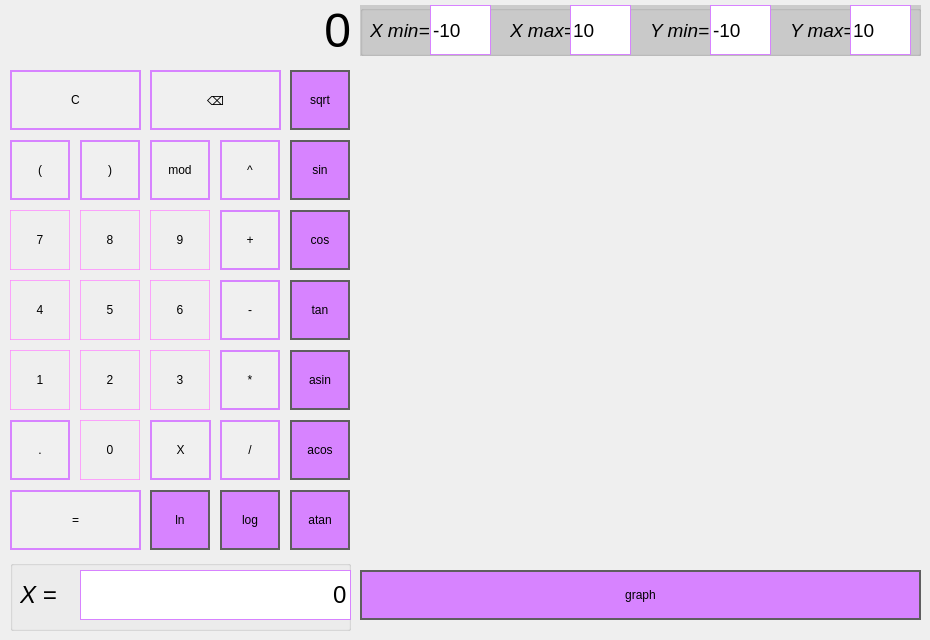
    <widget class="QWidget" name="tab">
     <attribute name="title">
      <string>Standart_Calc</string>
     </attribute>
     <widget class="QPushButton" name="pushButton_dot">
      <property name="geometry">
       <rect>
        <x>10</x>
        <y>420</y>
        <width>60</width>
        <height>60</height>
       </rect>
      </property>
      <property name="styleSheet">
       <string notr="true">QPushButton {
  background-color: rgba(255, 255, 255, 23);
  border: 2px solid rgb(215, 131, 255);
}
QPushButton:pressed {
    background-color: qlineargradient(x1: 0, y1: 0, x2: 0, y2: 1,
                                      stop: 0 #BEBEBE, stop: 1 #D7D7D7);
}</string>
      </property>
      <property name="text">
       <string>.</string>
      </property>
     </widget>
     <widget class="QPushButton" name="pushButton_acos">
      <property name="geometry">
       <rect>
        <x>290</x>
        <y>420</y>
        <width>60</width>
        <height>60</height>
       </rect>
      </property>
      <property name="styleSheet">
       <string notr="true">QPushButton {
  background-color: rgb(215, 131, 255);
  border: 2px solid rgb(95, 94, 95);
}
QPushButton:pressed {
    background-color: qlineargradient(x1: 0, y1: 0, x2: 0, y2: 1,
                                      stop: 0 #BEBEBE, stop: 1 #D7D7D7);
}</string>
      </property>
      <property name="text">
       <string>acos</string>
      </property>
     </widget>
     <widget class="QPushButton" name="pushButton_mod">
      <property name="geometry">
       <rect>
        <x>150</x>
        <y>140</y>
        <width>60</width>
        <height>60</height>
       </rect>
      </property>
      <property name="styleSheet">
       <string notr="true">QPushButton {
  background-color: rgba(255, 255, 255, 23);
  border: 2px solid rgb(215, 131, 255);
}
QPushButton:pressed {
    background-color: qlineargradient(x1: 0, y1: 0, x2: 0, y2: 1,
                                      stop: 0 #BEBEBE, stop: 1 #D7D7D7);
}</string>
      </property>
      <property name="text">
       <string>mod</string>
      </property>
     </widget>
     <widget class="QPushButton" name="pushButton_atg">
      <property name="geometry">
       <rect>
        <x>290</x>
        <y>490</y>
        <width>60</width>
        <height>60</height>
       </rect>
      </property>
      <property name="styleSheet">
       <string notr="true">QPushButton {
  background-color: rgb(215, 131, 255);
  border: 2px solid rgb(95, 94, 95);
}
QPushButton:pressed {
    background-color: qlineargradient(x1: 0, y1: 0, x2: 0, y2: 1,
                                      stop: 0 #BEBEBE, stop: 1 #D7D7D7);
}</string>
      </property>
      <property name="text">
       <string>atan</string>
      </property>
     </widget>
     <widget class="QPushButton" name="pushButton_8">
      <property name="geometry">
       <rect>
        <x>80</x>
        <y>210</y>
        <width>60</width>
        <height>60</height>
       </rect>
      </property>
      <property name="styleSheet">
       <string notr="true">QPushButton {
   border: 1px solid rgba(255, 133, 255, 186);
}
QPushButton:pressed {
    background-color: qlineargradient(x1: 0, y1: 0, x2: 0, y2: 1,
                                      stop: 0 #dadbde, stop: 1 #f6f7fa);
}</string>
      </property>
      <property name="text">
       <string>8</string>
      </property>
     </widget>
     <widget class="QPushButton" name="pushButton_asin">
      <property name="geometry">
       <rect>
        <x>290</x>
        <y>350</y>
        <width>60</width>
        <height>60</height>
       </rect>
      </property>
      <property name="styleSheet">
       <string notr="true">QPushButton {
  background-color: rgb(215, 131, 255);
  border: 2px solid rgb(95, 94, 95);
}
QPushButton:pressed {
    background-color: qlineargradient(x1: 0, y1: 0, x2: 0, y2: 1,
                                      stop: 0 #BEBEBE, stop: 1 #D7D7D7);
}</string>
      </property>
      <property name="text">
       <string>asin</string>
      </property>
     </widget>
     <widget class="QPushButton" name="pushButton_4">
      <property name="geometry">
       <rect>
        <x>10</x>
        <y>280</y>
        <width>60</width>
        <height>60</height>
       </rect>
      </property>
      <property name="styleSheet">
       <string notr="true">QPushButton {
   border: 1px solid rgba(255, 133, 255, 186);
}
QPushButton:pressed {
    background-color: qlineargradient(x1: 0, y1: 0, x2: 0, y2: 1,
                                      stop: 0 #dadbde, stop: 1 #f6f7fa);
}</string>
      </property>
      <property name="text">
       <string>4</string>
      </property>
     </widget>
     <widget class="QPushButton" name="pushButton_div">
      <property name="geometry">
       <rect>
        <x>220</x>
        <y>420</y>
        <width>60</width>
        <height>60</height>
       </rect>
      </property>
      <property name="styleSheet">
       <string notr="true">QPushButton {
  background-color: rgba(255, 255, 255, 23);
  border: 2px solid rgb(215, 131, 255);
}
QPushButton:pressed {
    background-color: qlineargradient(x1: 0, y1: 0, x2: 0, y2: 1,
                                      stop: 0 #BEBEBE, stop: 1 #D7D7D7);
}</string>
      </property>
      <property name="text">
       <string>/</string>
      </property>
     </widget>
     <widget class="QPushButton" name="pushButton_5">
      <property name="geometry">
       <rect>
        <x>80</x>
        <y>280</y>
        <width>60</width>
        <height>60</height>
       </rect>
      </property>
      <property name="styleSheet">
       <string notr="true">QPushButton {
   border: 1px solid rgba(255, 133, 255, 186);
}
QPushButton:pressed {
    background-color: qlineargradient(x1: 0, y1: 0, x2: 0, y2: 1,
                                      stop: 0 #dadbde, stop: 1 #f6f7fa);
}</string>
      </property>
      <property name="text">
       <string>5</string>
      </property>
     </widget>
     <widget class="QPushButton" name="pushButton_minus">
      <property name="geometry">
       <rect>
        <x>220</x>
        <y>280</y>
        <width>60</width>
        <height>60</height>
       </rect>
      </property>
      <property name="styleSheet">
       <string notr="true">QPushButton {
  background-color: rgba(255, 255, 255, 23);
  border: 2px solid rgb(215, 131, 255);
}
QPushButton:pressed {
    background-color: qlineargradient(x1: 0, y1: 0, x2: 0, y2: 1,
                                      stop: 0 #BEBEBE, stop: 1 #D7D7D7);
}</string>
      </property>
      <property name="text">
       <string>-</string>
      </property>
     </widget>
     <widget class="QPushButton" name="pushButton_9">
      <property name="geometry">
       <rect>
        <x>150</x>
        <y>210</y>
        <width>60</width>
        <height>60</height>
       </rect>
      </property>
      <property name="styleSheet">
       <string notr="true">QPushButton {
   border: 1px solid rgba(255, 133, 255, 186);
}
QPushButton:pressed {
    background-color: qlineargradient(x1: 0, y1: 0, x2: 0, y2: 1,
                                      stop: 0 #dadbde, stop: 1 #f6f7fa);
}</string>
      </property>
      <property name="text">
       <string>9</string>
      </property>
     </widget>
     <widget class="QPushButton" name="pushButton_bracket2">
      <property name="geometry">
       <rect>
        <x>80</x>
        <y>140</y>
        <width>60</width>
        <height>60</height>
       </rect>
      </property>
      <property name="styleSheet">
       <string notr="true">QPushButton {
  background-color: rgba(255, 255, 255, 23);
  border: 2px solid rgb(215, 131, 255);
}
QPushButton:pressed {
    background-color: qlineargradient(x1: 0, y1: 0, x2: 0, y2: 1,
                                      stop: 0 #BEBEBE, stop: 1 #D7D7D7);
}</string>
      </property>
      <property name="text">
       <string>)</string>
      </property>
     </widget>
     <widget class="QPushButton" name="pushButton_3">
      <property name="geometry">
       <rect>
        <x>150</x>
        <y>350</y>
        <width>60</width>
        <height>60</height>
       </rect>
      </property>
      <property name="styleSheet">
       <string notr="true">QPushButton {
   border: 1px solid rgba(255, 133, 255, 186);
}
QPushButton:pressed {
    background-color: qlineargradient(x1: 0, y1: 0, x2: 0, y2: 1,
                                      stop: 0 #dadbde, stop: 1 #f6f7fa);
}</string>
      </property>
      <property name="text">
       <string>3</string>
      </property>
     </widget>
     <widget class="QPushButton" name="pushButton_2">
      <property name="geometry">
       <rect>
        <x>80</x>
        <y>350</y>
        <width>60</width>
        <height>60</height>
       </rect>
      </property>
      <property name="styleSheet">
       <string notr="true">QPushButton {
   border: 1px solid rgba(255, 133, 255, 186);
}
QPushButton:pressed {
    background-color: qlineargradient(x1: 0, y1: 0, x2: 0, y2: 1,
                                      stop: 0 #dadbde, stop: 1 #f6f7fa);
}</string>
      </property>
      <property name="text">
       <string>2</string>
      </property>
     </widget>
     <widget class="QPushButton" name="pushButton_sin">
      <property name="geometry">
       <rect>
        <x>290</x>
        <y>140</y>
        <width>60</width>
        <height>60</height>
       </rect>
      </property>
      <property name="styleSheet">
       <string notr="true">QPushButton {
  background-color: rgb(215, 131, 255);
  border: 2px solid rgb(95, 94, 95);
}
QPushButton:pressed {
    background-color: qlineargradient(x1: 0, y1: 0, x2: 0, y2: 1,
                                      stop: 0 #BEBEBE, stop: 1 #D7D7D7);
}</string>
      </property>
      <property name="text">
       <string>sin</string>
      </property>
     </widget>
     <widget class="QPushButton" name="pushButton_bracket1">
      <property name="geometry">
       <rect>
        <x>10</x>
        <y>140</y>
        <width>60</width>
        <height>60</height>
       </rect>
      </property>
      <property name="styleSheet">
       <string notr="true">QPushButton {
  background-color: rgba(255, 255, 255, 23);
  border: 2px solid rgb(215, 131, 255);
}
QPushButton:pressed {
    background-color: qlineargradient(x1: 0, y1: 0, x2: 0, y2: 1,
                                      stop: 0 #BEBEBE, stop: 1 #D7D7D7);
}</string>
      </property>
      <property name="text">
       <string>(</string>
      </property>
     </widget>
     <widget class="QPushButton" name="pushButton_X">
      <property name="geometry">
       <rect>
        <x>150</x>
        <y>420</y>
        <width>61</width>
        <height>60</height>
       </rect>
      </property>
      <property name="styleSheet">
       <string notr="true">QPushButton {
  background-color: rgba(255, 255, 255, 23);
  border: 2px solid rgb(215, 131, 255);
}
QPushButton:pressed {
    background-color: qlineargradient(x1: 0, y1: 0, x2: 0, y2: 1,
                                      stop: 0 #BEBEBE, stop: 1 #D7D7D7);
}</string>
      </property>
      <property name="text">
       <string>X</string>
      </property>
     </widget>
     <widget class="QPushButton" name="pushButton_AC">
      <property name="geometry">
       <rect>
        <x>10</x>
        <y>70</y>
        <width>131</width>
        <height>60</height>
       </rect>
      </property>
      <property name="styleSheet">
       <string notr="true">QPushButton {
  background-color: rgba(255, 255, 255, 23);
  border: 2px solid rgb(215, 131, 255);
}
QPushButton:pressed {
    background-color: qlineargradient(x1: 0, y1: 0, x2: 0, y2: 1,
                                      stop: 0 #BEBEBE, stop: 1 #D7D7D7);
}</string>
      </property>
      <property name="text">
       <string>C</string>
      </property>
     </widget>
     <widget class="QPushButton" name="pushButton_ln">
      <property name="geometry">
       <rect>
        <x>150</x>
        <y>490</y>
        <width>60</width>
        <height>60</height>
       </rect>
      </property>
      <property name="styleSheet">
       <string notr="true">QPushButton {
  background-color: rgb(215, 131, 255);
  border: 2px solid rgb(95, 94, 95);
}
QPushButton:pressed {
    background-color: qlineargradient(x1: 0, y1: 0, x2: 0, y2: 1,
                                      stop: 0 #BEBEBE, stop: 1 #D7D7D7);
}</string>
      </property>
      <property name="text">
       <string>ln</string>
      </property>
     </widget>
     <widget class="QPushButton" name="pushButton_1">
      <property name="geometry">
       <rect>
        <x>10</x>
        <y>350</y>
        <width>60</width>
        <height>60</height>
       </rect>
      </property>
      <property name="styleSheet">
       <string notr="true">QPushButton {
   border: 1px solid rgba(255, 133, 255, 186);
}
QPushButton:pressed {
    background-color: qlineargradient(x1: 0, y1: 0, x2: 0, y2: 1,
                                      stop: 0 #dadbde, stop: 1 #f6f7fa);
}</string>
      </property>
      <property name="text">
       <string>1</string>
      </property>
     </widget>
     <widget class="QPushButton" name="pushButton_log">
      <property name="geometry">
       <rect>
        <x>220</x>
        <y>490</y>
        <width>60</width>
        <height>60</height>
       </rect>
      </property>
      <property name="styleSheet">
       <string notr="true">QPushButton {
  background-color: rgb(215, 131, 255);
  border: 2px solid rgb(95, 94, 95);
}
QPushButton:pressed {
    background-color: qlineargradient(x1: 0, y1: 0, x2: 0, y2: 1,
                                      stop: 0 #BEBEBE, stop: 1 #D7D7D7);
}</string>
      </property>
      <property name="text">
       <string>log</string>
      </property>
     </widget>
     <widget class="QPushButton" name="pushButton_0">
      <property name="geometry">
       <rect>
        <x>80</x>
        <y>420</y>
        <width>60</width>
        <height>60</height>
       </rect>
      </property>
      <property name="styleSheet">
       <string notr="true">QPushButton {
   border: 1px solid rgba(255, 133, 255, 186);
}
QPushButton:pressed {
    background-color: qlineargradient(x1: 0, y1: 0, x2: 0, y2: 1,
                                      stop: 0 #dadbde, stop: 1 #f6f7fa);
}</string>
      </property>
      <property name="text">
       <string>0</string>
      </property>
     </widget>
     <widget class="QPushButton" name="pushButton_cos">
      <property name="geometry">
       <rect>
        <x>290</x>
        <y>210</y>
        <width>60</width>
        <height>60</height>
       </rect>
      </property>
      <property name="styleSheet">
       <string notr="true">QPushButton {
  background-color: rgb(215, 131, 255);
  border: 2px solid rgb(95, 94, 95);
}
QPushButton:pressed {
    background-color: qlineargradient(x1: 0, y1: 0, x2: 0, y2: 1,
                                      stop: 0 #BEBEBE, stop: 1 #D7D7D7);
}</string>
      </property>
      <property name="text">
       <string>cos</string>
      </property>
     </widget>
     <widget class="QPushButton" name="pushButton_7">
      <property name="geometry">
       <rect>
        <x>10</x>
        <y>210</y>
        <width>60</width>
        <height>60</height>
       </rect>
      </property>
      <property name="styleSheet">
       <string notr="true">QPushButton {
   border: 1px solid rgba(255, 133, 255, 186);
}
QPushButton:pressed {
    background-color: qlineargradient(x1: 0, y1: 0, x2: 0, y2: 1,
                                      stop: 0 #dadbde, stop: 1 #f6f7fa);
}</string>
      </property>
      <property name="text">
       <string>7</string>
      </property>
     </widget>
     <widget class="QPushButton" name="pushButton_tg">
      <property name="geometry">
       <rect>
        <x>290</x>
        <y>280</y>
        <width>60</width>
        <height>60</height>
       </rect>
      </property>
      <property name="styleSheet">
       <string notr="true">QPushButton {
  background-color: rgb(215, 131, 255);
  border: 2px solid rgb(95, 94, 95);
}
QPushButton:pressed {
    background-color: qlineargradient(x1: 0, y1: 0, x2: 0, y2: 1,
                                      stop: 0 #BEBEBE, stop: 1 #D7D7D7);
}</string>
      </property>
      <property name="text">
       <string>tan</string>
      </property>
     </widget>
     <widget class="QPushButton" name="pushButton_6">
      <property name="geometry">
       <rect>
        <x>150</x>
        <y>280</y>
        <width>60</width>
        <height>60</height>
       </rect>
      </property>
      <property name="styleSheet">
       <string notr="true">QPushButton {
   border: 1px solid rgba(255, 133, 255, 186);
}
QPushButton:pressed {
    background-color: qlineargradient(x1: 0, y1: 0, x2: 0, y2: 1,
                                      stop: 0 #dadbde, stop: 1 #f6f7fa);
}</string>
      </property>
      <property name="text">
       <string>6</string>
      </property>
     </widget>
     <widget class="QLabel" name="Input_Window">
      <property name="geometry">
       <rect>
        <x>10</x>
        <y>5</y>
        <width>341</width>
        <height>51</height>
       </rect>
      </property>
      <property name="font">
       <font>
        <pointsize>36</pointsize>
        <italic>false</italic>
       </font>
      </property>
      <property name="mouseTracking">
       <bool>true</bool>
      </property>
      <property name="acceptDrops">
       <bool>false</bool>
      </property>
      <property name="styleSheet">
       <string notr="true">QLabel {

  border: 1px solid gray;
}

background-color : white;</string>
      </property>
      <property name="text">
       <string>0</string>
      </property>
      <property name="textFormat">
       <enum>Qt::AutoText</enum>
      </property>
      <property name="alignment">
       <set>Qt::AlignRight|Qt::AlignTrailing|Qt::AlignVCenter</set>
      </property>
      <property name="margin">
       <number>0</number>
      </property>
     </widget>
     <widget class="QPushButton" name="pushButton_plus">
      <property name="geometry">
       <rect>
        <x>220</x>
        <y>210</y>
        <width>60</width>
        <height>60</height>
       </rect>
      </property>
      <property name="styleSheet">
       <string notr="true">QPushButton {
  background-color: rgba(255, 255, 255, 23);
  border: 2px solid rgb(215, 131, 255);
}
QPushButton:pressed {
    background-color: qlineargradient(x1: 0, y1: 0, x2: 0, y2: 1,
                                      stop: 0 #BEBEBE, stop: 1 #D7D7D7);
}</string>
      </property>
      <property name="text">
       <string>+</string>
      </property>
     </widget>
     <widget class="QPushButton" name="pushButton_mult">
      <property name="geometry">
       <rect>
        <x>220</x>
        <y>350</y>
        <width>60</width>
        <height>60</height>
       </rect>
      </property>
      <property name="styleSheet">
       <string notr="true">QPushButton {
  background-color: rgba(255, 255, 255, 23);
  border: 2px solid rgb(215, 131, 255);
}
QPushButton:pressed {
    background-color: qlineargradient(x1: 0, y1: 0, x2: 0, y2: 1,
                                      stop: 0 #BEBEBE, stop: 1 #D7D7D7);
}</string>
      </property>
      <property name="text">
       <string>*</string>
      </property>
     </widget>
     <widget class="QCustomPlot" name="widget" native="true">
      <property name="geometry">
       <rect>
        <x>360</x>
        <y>60</y>
        <width>561</width>
        <height>501</height>
       </rect>
      </property>
     </widget>
     <widget class="QPushButton" name="pushButton_stepen">
      <property name="geometry">
       <rect>
        <x>220</x>
        <y>140</y>
        <width>60</width>
        <height>60</height>
       </rect>
      </property>
      <property name="styleSheet">
       <string notr="true">QPushButton {
  background-color: rgba(255, 255, 255, 23);
  border: 2px solid rgb(215, 131, 255);
}
QPushButton:pressed {
    background-color: qlineargradient(x1: 0, y1: 0, x2: 0, y2: 1,
                                      stop: 0 #BEBEBE, stop: 1 #D7D7D7);
}</string>
      </property>
      <property name="text">
       <string>^</string>
      </property>
     </widget>
     <widget class="QPushButton" name="pushButton_delete">
      <property name="geometry">
       <rect>
        <x>150</x>
        <y>70</y>
        <width>131</width>
        <height>60</height>
       </rect>
      </property>
      <property name="styleSheet">
       <string notr="true">QPushButton {
  background-color: rgba(255, 255, 255, 23);
  border: 2px solid rgb(215, 131, 255);
}
QPushButton:pressed {
    background-color: qlineargradient(x1: 0, y1: 0, x2: 0, y2: 1,
                                      stop: 0 #BEBEBE, stop: 1 #D7D7D7);
}</string>
      </property>
      <property name="text">
       <string>⌫</string>
      </property>
     </widget>
     <widget class="QPushButton" name="pushButton_res">
      <property name="geometry">
       <rect>
        <x>10</x>
        <y>490</y>
        <width>131</width>
        <height>60</height>
       </rect>
      </property>
      <property name="styleSheet">
       <string notr="true">QPushButton {
  background-color: rgba(255, 255, 255, 23);
  border: 2px solid rgb(215, 131, 255);
}
QPushButton:pressed {
    background-color: qlineargradient(x1: 0, y1: 0, x2: 0, y2: 1,
                                      stop: 0 #BEBEBE, stop: 1 #D7D7D7);
}</string>
      </property>
      <property name="text">
       <string>=</string>
      </property>
     </widget>
     <widget class="QPushButton" name="pushButton_sqrt">
      <property name="geometry">
       <rect>
        <x>290</x>
        <y>70</y>
        <width>60</width>
        <height>60</height>
       </rect>
      </property>
      <property name="styleSheet">
       <string notr="true">QPushButton {
  background-color: rgb(215, 131, 255);
  border: 2px solid rgb(95, 94, 95);
}
QPushButton:pressed {
    background-color: qlineargradient(x1: 0, y1: 0, x2: 0, y2: 1,
                                      stop: 0 #BEBEBE, stop: 1 #D7D7D7);
}</string>
      </property>
      <property name="text">
       <string>sqrt</string>
      </property>
     </widget>
     <widget class="QGroupBox" name="groupBox_7">
      <property name="geometry">
       <rect>
        <x>10</x>
        <y>560</y>
        <width>341</width>
        <height>71</height>
       </rect>
      </property>
      <property name="title">
       <string/>
      </property>
      <widget class="QLabel" name="label_X">
       <property name="geometry">
        <rect>
         <x>10</x>
         <y>10</y>
         <width>60</width>
         <height>50</height>
        </rect>
       </property>
       <property name="font">
        <font>
         <pointsize>18</pointsize>
         <italic>true</italic>
        </font>
       </property>
       <property name="layoutDirection">
        <enum>Qt::LeftToRight</enum>
       </property>
       <property name="styleSheet">
        <string notr="true">QLabel {

  border: 0px solid gray;
}
 

</string>
       </property>
       <property name="lineWidth">
        <number>1</number>
       </property>
       <property name="text">
        <string>X =</string>
       </property>
      </widget>
      <widget class="QLineEdit" name="Input_X">
       <property name="geometry">
        <rect>
         <x>70</x>
         <y>10</y>
         <width>271</width>
         <height>50</height>
        </rect>
       </property>
       <property name="font">
        <font>
         <pointsize>18</pointsize>
        </font>
       </property>
       <property name="styleSheet">
        <string notr="true">QObject {

    border: 1px solid rgb(215, 131, 255);
	background-color:  ;
}</string>
       </property>
       <property name="text">
        <string>0</string>
       </property>
       <property name="alignment">
        <set>Qt::AlignRight|Qt::AlignTrailing|Qt::AlignVCenter</set>
       </property>
      </widget>
     </widget>
     <widget class="QGroupBox" name="groupBox_8">
      <property name="geometry">
       <rect>
        <x>360</x>
        <y>5</y>
        <width>561</width>
        <height>51</height>
       </rect>
      </property>
      <property name="styleSheet">
       <string notr="true">QGroupBox {
	background-color: rgba(169, 169, 169, 130);
}</string>
      </property>
      <property name="title">
       <string/>
      </property>
      <widget class="QLabel" name="label_14">
       <property name="geometry">
        <rect>
         <x>10</x>
         <y>0</y>
         <width>60</width>
         <height>50</height>
        </rect>
       </property>
       <property name="font">
        <font>
         <pointsize>14</pointsize>
         <italic>true</italic>
        </font>
       </property>
       <property name="mouseTracking">
        <bool>false</bool>
       </property>
       <property name="layoutDirection">
        <enum>Qt::LeftToRight</enum>
       </property>
       <property name="styleSheet">
        <string notr="true">QLabel {

  border: 0px solid gray;
}
 

</string>
       </property>
       <property name="lineWidth">
        <number>1</number>
       </property>
       <property name="text">
        <string>X min=</string>
       </property>
       <property name="wordWrap">
        <bool>true</bool>
       </property>
      </widget>
      <widget class="QLineEdit" name="Input_X_min">
       <property name="geometry">
        <rect>
         <x>70</x>
         <y>0</y>
         <width>61</width>
         <height>50</height>
        </rect>
       </property>
       <property name="font">
        <font>
         <pointsize>14</pointsize>
        </font>
       </property>
       <property name="styleSheet">
        <string notr="true">QObject {

    border: 1px solid rgb(215, 131, 255);
	background-color:  ;
}</string>
       </property>
       <property name="text">
        <string>-10</string>
       </property>
      </widget>
      <widget class="QLabel" name="label_29">
       <property name="geometry">
        <rect>
         <x>150</x>
         <y>0</y>
         <width>60</width>
         <height>50</height>
        </rect>
       </property>
       <property name="font">
        <font>
         <pointsize>14</pointsize>
         <italic>true</italic>
        </font>
       </property>
       <property name="layoutDirection">
        <enum>Qt::LeftToRight</enum>
       </property>
       <property name="styleSheet">
        <string notr="true">QLabel {

  border: 0px solid gray;
}
 

</string>
       </property>
       <property name="lineWidth">
        <number>1</number>
       </property>
       <property name="text">
        <string>X max=</string>
       </property>
      </widget>
      <widget class="QLineEdit" name="Input_X_max">
       <property name="geometry">
        <rect>
         <x>210</x>
         <y>0</y>
         <width>61</width>
         <height>50</height>
        </rect>
       </property>
       <property name="font">
        <font>
         <pointsize>14</pointsize>
        </font>
       </property>
       <property name="styleSheet">
        <string notr="true">QObject {

    border: 1px solid rgb(215, 131, 255);
	background-color:  ;
}</string>
       </property>
       <property name="text">
        <string>10</string>
       </property>
      </widget>
      <widget class="QLineEdit" name="Input_Y_min">
       <property name="geometry">
        <rect>
         <x>350</x>
         <y>0</y>
         <width>61</width>
         <height>50</height>
        </rect>
       </property>
       <property name="font">
        <font>
         <pointsize>14</pointsize>
        </font>
       </property>
       <property name="styleSheet">
        <string notr="true">QObject {

    border: 1px solid rgb(215, 131, 255);
	background-color:  ;
}</string>
       </property>
       <property name="text">
        <string>-10</string>
       </property>
      </widget>
      <widget class="QLabel" name="label_31">
       <property name="geometry">
        <rect>
         <x>290</x>
         <y>0</y>
         <width>60</width>
         <height>50</height>
        </rect>
       </property>
       <property name="font">
        <font>
         <pointsize>14</pointsize>
         <italic>true</italic>
        </font>
       </property>
       <property name="mouseTracking">
        <bool>false</bool>
       </property>
       <property name="layoutDirection">
        <enum>Qt::LeftToRight</enum>
       </property>
       <property name="styleSheet">
        <string notr="true">QLabel {

  border: 0px solid gray;
}
 

</string>
       </property>
       <property name="lineWidth">
        <number>1</number>
       </property>
       <property name="text">
        <string>Y min=</string>
       </property>
      </widget>
      <widget class="QLabel" name="label_32">
       <property name="geometry">
        <rect>
         <x>430</x>
         <y>0</y>
         <width>60</width>
         <height>50</height>
        </rect>
       </property>
       <property name="font">
        <font>
         <pointsize>14</pointsize>
         <italic>true</italic>
        </font>
       </property>
       <property name="layoutDirection">
        <enum>Qt::LeftToRight</enum>
       </property>
       <property name="styleSheet">
        <string notr="true">QLabel {

  border: 0px solid gray;
}
 

</string>
       </property>
       <property name="lineWidth">
        <number>1</number>
       </property>
       <property name="text">
        <string>Y max=</string>
       </property>
      </widget>
      <widget class="QLineEdit" name="Input_Y_max">
       <property name="geometry">
        <rect>
         <x>490</x>
         <y>0</y>
         <width>61</width>
         <height>50</height>
        </rect>
       </property>
       <property name="font">
        <font>
         <pointsize>14</pointsize>
        </font>
       </property>
       <property name="styleSheet">
        <string notr="true">QObject {

    border: 1px solid rgb(215, 131, 255);
	background-color:  ;
}</string>
       </property>
       <property name="text">
        <string>10</string>
       </property>
      </widget>
     </widget>
     <widget class="QPushButton" name="pushButton_graph">
      <property name="geometry">
       <rect>
        <x>360</x>
        <y>570</y>
        <width>561</width>
        <height>50</height>
       </rect>
      </property>
      <property name="styleSheet">
       <string notr="true">QPushButton {
  background-color: rgb(215, 131, 255);
  border: 2px solid rgb(95, 94, 95);
}
QPushButton:pressed {
    background-color: qlineargradient(x1: 0, y1: 0, x2: 0, y2: 1,
                                      stop: 0 #BEBEBE, stop: 1 #D7D7D7);
}</string>
      </property>
      <property name="text">
       <string>graph</string>
      </property>
     </widget>
    </widget>
